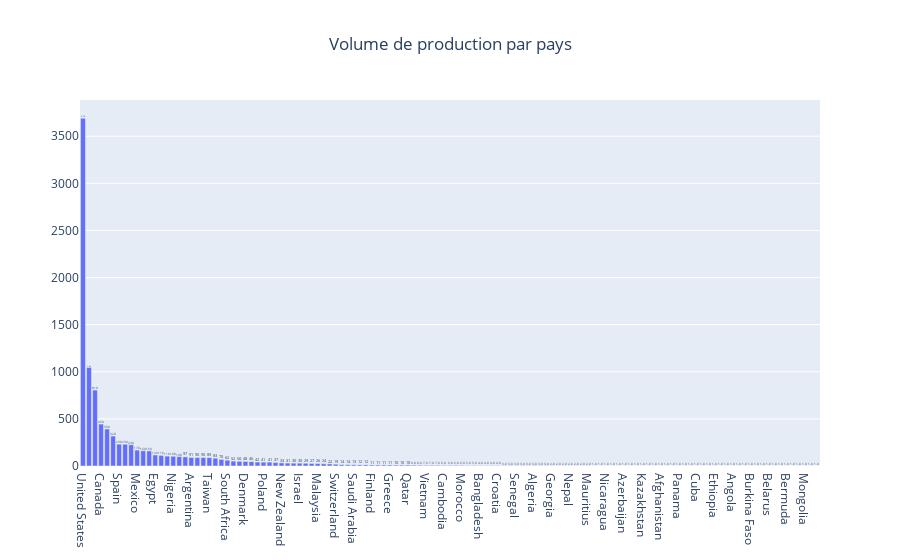

Here is the notebook cell this chart was saved with:
### Code cell
fig = go.Figure()
fig.add_trace(go.Bar(x=volume_production_pays.index, 
                     y=volume_production_pays.values, 
                     text=volume_production_pays.values, 
                     texttemplate='%{text:.2s}', 
                     textposition='outside')
                     )
fig.update_layout(title_text='Volume de production par pays', title_x=0.5)
fig.show()


data = {'Pays': volume_production_pays.index, 'Volume de production': volume_production_pays.values}
df = pd.DataFrame(data)

fig = px.choropleth(df, locations="Pays", color="Volume de production", color_continuous_scale=px.colors.sequential.OrRd,  range_color=[1, 500], locationmode="country names")
fig.update_layout(title_text='Production de contenu par pays', title_x=0.5)

fig.show()

### Figure 1 — Plotly figure (JSON) as saved in the notebook; plotly's stock layout.template omitted (floating-point values rounded to 4 significant figures)
{"data": [{"text": [3690, 1046, 806, 445, 393, 318, 232, 231, 226, 169, 162, 160, 117, 113, 105, 103, 100, 97, 91, 90, 90, 89, 83, 70, 62, 52, 50, 48, 46, 42, 41, 41, 37, 33, 31, 30, 30, 29, 27, 26, 24, 22, 19, 14, 14, 13, 12, 12, 11, 11, 11, 11, 10, 10, 10, 9, 8, 7, 7, 7, 6, 6, 6, 6, 5, 5, 4, 4, 4, 4, 3, 3, 3, 3, 3, 3, 3, 3, 2, 2, 2, 2, 2, 2, 2, 1, 1, 1, 1, 1, 1, 1, 1, 1, 1, 1, 1, 1, 1, 1, 1, 1, 1, 1, 1, 1, 1, 1, 1, 1, 1, 1, 1, 1, 1, 1, 1, 1, 1, 1, 1, 1, 1], "textposition": "outside", "texttemplate": "%{text:.2s}", "type": "bar", "x": ["United States", "India", "United Kingdom", "Canada", "France", "Japan", "Spain", "South Korea", "Germany", "Mexico", "China", "Australia", "Egypt", "Turkey", "Hong Kong", "Nigeria", "Italy", "Brazil", "Argentina", "Belgium", "Indonesia", "Taiwan", "Philippines", "Thailand", "South Africa", "Colombia", "Netherlands", "Denmark", "Ireland", "Sweden", "Poland", "Singapore", "United Arab Emirates", "New Zealand", "Lebanon", "Norway", "Israel", "Chile", "Russia", "Malaysia", "Pakistan", "Czech Republic", "Switzerland", "Uruguay", "Romania", "Saudi Arabia", "Luxembourg", "Austria", "Finland", "Iceland", "Hungary", "Greece", "Peru", "Bulgaria", "Qatar", "Jordan", "Kuwait", "Vietnam", "Serbia", "", "Cambodia", "Kenya", "Portugal", "Morocco", "West Germany", "Ghana", "Bangladesh", "Venezuela", "Iran", "Croatia", "Zimbabwe", "Soviet Union", "Senegal", "Ukraine", "Malta", "Algeria", "Syria", "Slovenia", "Georgia", "Guatemala", "Iraq", "Nepal", "Namibia", "Cayman Islands", "Mauritius", "Puerto Rico", "Jamaica", "Nicaragua", "Dominican Republic", "Samoa", "Azerbaijan", "Botswana", "Vatican City", "Kazakhstan", "Liechtenstein", "Lithuania", "Afghanistan", "Somalia", "Sudan", "Panama", "Uganda", "East Germany", "Cuba", "Sri Lanka", "Latvia", "Ethiopia", "Cyprus", "Mozambique", "Angola", "Malawi", "Paraguay", "Burkina Faso", "Albania", "Palestine", "Belarus", "Cameroon", "Slovakia", "Bermuda", "Ecuador", "Armenia", "Mongolia", "Bahamas", "Montenegro"], "y": [3690, 1046, 806, 445, 393, 318, 232, 231, 226, 169, 162, 160, 117, 113, 105, 103, 100, 97, 91, 90, 90, 89, 83, 70, 62, 52, 50, 48, 46, 42, 41, 41, 37, 33, 31, 30, 30, 29, 27, 26, 24, 22, 19, 14, 14, 13, 12, 12, 11, 11, 11, 11, 10, 10, 10, 9, 8, 7, 7, 7, 6, 6, 6, 6, 5, 5, 4, 4, 4, 4, 3, 3, 3, 3, 3, 3, 3, 3, 2, 2, 2, 2, 2, 2, 2, 1, 1, 1, 1, 1, 1, 1, 1, 1, 1, 1, 1, 1, 1, 1, 1, 1, 1, 1, 1, 1, 1, 1, 1, 1, 1, 1, 1, 1, 1, 1, 1, 1, 1, 1, 1, 1, 1]}], "layout": {"title": {"text": "Volume de production par pays", "x": 0.5}}}
